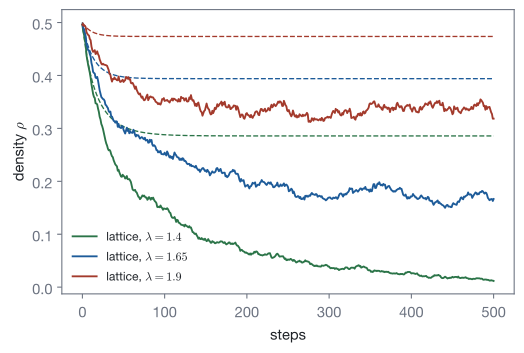

Python code for this plot:
"""Density of the contact process on a lattice at three infection rates, with the mean-field solutions (Bertin Sec. 3.2.2)."""
import os
import sys

sys.path.insert(0, os.path.join(os.path.dirname(os.path.abspath(__file__)), "..", "..", "..", "_filters"))
from figstyle import *  # noqa: E402,F403

import numpy as np  # noqa: E402
from skcomplex.core.engine.runtime import simulate  # noqa: E402
from skcomplex.systems.physics.statistical_mechanics import ContactProcessSystem  # noqa: E402

fig, ax = plt.subplots(figsize=(5.6, 3.8))
t = np.arange(501) * 0.1
for rate, colour in zip((1.4, 1.65, 1.9), (EXAMPLE, ACCENT, STATEMENT)):
    rho = np.asarray(simulate(ContactProcessSystem((64, 64), rate=rate, random_state=4), until=500, random_state=4).get_values("lattice.infected")).reshape(501, -1).mean(axis=1)
    ax.plot(np.arange(501), rho, color=colour, lw=1.4, label=rf"lattice, $\lambda = {rate}$")
    eps = rate - 1
    mf = eps * 0.5 * np.exp(eps * t) / (eps + rate * 0.5 * (np.exp(eps * t) - 1))
    ax.plot(np.arange(501), mf, color=colour, lw=1, ls="--")
ax.set_xlabel("steps")
ax.set_ylabel(r"density $\rho$")
ax.legend(frameon=False, fontsize=9)
fig.tight_layout()
save_figure(fig, "contact_process")
